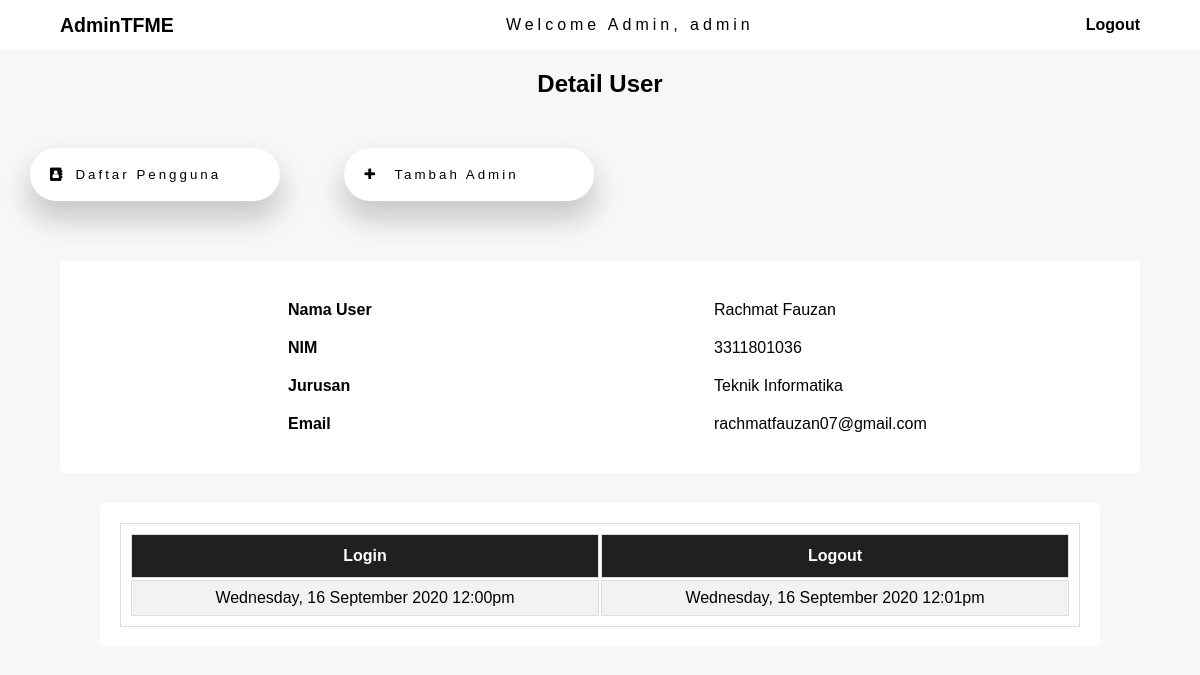
Screenshot of /admin/detail.php?id=30 (signed in) with the database file from the repository.
### tables this page shows
CREATE TABLE `tb_user` (
  `id` int(11) NOT NULL,
  `nama` varchar(50) NOT NULL,
  `psw` varchar(50) NOT NULL,
  `depart` varchar(100) NOT NULL,
  `email` varchar(50) NOT NULL,
  `nim` varchar(10) NOT NULL,
  `lastactivity` datetime NOT NULL DEFAULT current_timestamp(),
  `logout` datetime NOT NULL DEFAULT current_timestamp()
);

### admin/functions.php (called while the page is built, shortened)
<?php
$conn = mysqli_connect("localhost", "root", "", "interactive");
function query($query){
    global $conn;
    $result = mysqli_query($conn, $query);
    $rows = [];
    while ( $row = mysqli_fetch_assoc($result)){
        $rows[] = $row;
    }
    return $rows;
    var_dump($rows);
}
?>

### admin/detail.php (the view, shortened to what this page needs)
<?php
require 'functions.php';
$id = $_GET["id"];
$mhs = query("SELECT* FROM tb_user WHERE id = $id")[0];
?>
<!DOCTYPE html>
<html lang="en">
<head>
    <link rel="stylesheet" href="css/tambah-admin.css">
    <link rel="stylesheet" href="css/detail.css">
    <link rel="stylesheet" href="https://stackpath.bootstrapcdn.com/font-awesome/4.7.0/css/font-awesome.min.css">
</head>
<body>
    <nav>
        <div class="kiri">
            <h2>AdminTFME</h2>
        </div>
        <div class="title">
            <p>Welcome Admin, <?= $_SESSION["adm"]["username"] ?></p>
        </div>
        <div class="kanan">
            <a href="logout.php">Logout</a>
        </div>
    </nav>
    <h2 class="text">Detail User</h2>
    <div class="sidebar">
        <a href="index.php" class="btn active"><button><i class="fa fa-address-book fa-sm" aria-hidden="true"></i>Daftar
                Pengguna</button></a>
        <a href="tambahAdmin.php" class="btn"><button><i class="fa fa-plus" aria-hidden="true"></i> Tambah
                Admin</button></a>
    </div>
    <div class="konten">
        <div class="left">
            <h4>Nama User</h4>
            <h4>NIM</h4>
            <h4>Jurusan</h4>
            <h4>Email</h4>
        </div>
        <div class="right">
            <h4 style="text-transform:capitalize;"><?= $mhs["nama"]; ?></h4>
            <h4><?= $mhs["nim"]; ?></h4>
            <h4><?= $mhs["depart"]; ?></h4>
            <h4><?= $mhs["email"]; ?></h4>
        </div>
    </div>
    <div class="container" style="overflow-x: auto;">
        <table>
            <tr>
                <th>Login</th>
                <th>Logout</th>
            </tr>
            <tr>
                <td>
                    <?php
                        $date = date_create($mhs['lastactivity']);
                    ?>
                    <?= date_format($date, 'l, j F Y g:ia'); ?>
                </td>
                <td style="text-align: center;">
                    <?php
                        $date = date_create($mhs['logout']);
                    ?>
                    <?= date_format($date, 'l, j F Y g:ia'); ?>
                </td>
            </tr>
        </table>
    </div>
</body>
</html>

### admin/css/tambah-admin.css (style rules this page uses)
* { font-family: Helvetica, Arial, sans-serif; }
body { margin: 0; background-color: rgb(247, 247, 247); }
h2 { margin: 15px 0 15px 0; text-align: center; }
nav { display: flex; flex: 1; justify-content: space-between; width: 100%; align-items: center; height: 50px; background-color: white; }
nav div { margin: 60px; }
nav .kiri { font-size: 13px; }
nav .title { font-weight: 400px; letter-spacing: 4px; }
nav .kanan a { font-weight: 700; color: black; text-decoration: none; }
.container { z-index: 6; width: 80%; margin: auto; border-radius: 5px; background-color: #ffffff; padding: 20px; }
.sidebar button { width: 250px; border: none; flex-direction: column; height: auto; color: black; text-decoration: none; margin: 10px; padding: 10px; box-sizing: border-box; border-radius: 30px; cursor: pointer; background-color: white; box-shadow: 0px 17px 28px 2px rgba(0, 0, 0, 0.19); }
.sidebar a button i { padding: 10px; }
.sidebar a button { text-align: left; box-sizing: border-box; display: inline-block; letter-spacing: 3px; font-weight: 530; margin: 30px 30px; text-decoration: none; color: black; }
table { width: 100%; border: 1px solid #ddd; padding: 8px; }
button,input:focus { outline: 0; }
table td, table th { border: 1px solid #ddd; padding: 8px; }
table tr:nth-child(even) { background-color: #f2f2f2; }
table th { padding-top: 12px; padding-bottom: 12px; background-color: #202020; color: white; }
table tr td:nth-child(1) { text-align: center; }

### admin/css/detail.css (style rules this page uses)
.sidebar button { width: 250px; border: none; flex-direction: column; height: auto; color: black; text-decoration: none; margin: 10px; padding: 10px; box-sizing: border-box; border-radius: 30px; cursor: pointer; background-color: white; box-shadow: 0px 17px 28px 2px rgba(0, 0, 0, 0.19); }
.sidebar a button i { padding: 10px; }
.sidebar a button { text-align: left; box-sizing: border-box; display: inline-block; letter-spacing: 3px; font-weight: 530; margin: 30px 30px; text-decoration: none; color: black; }
.text { margin: 20px; text-align: center; }
.konten { width: 90%; border-radius: 10px; margin: 30px auto; border-radius: 5px; background-color: #ffffff; padding: 20px; box-sizing: border-box; display: flex; position: relative; justify-content: space-between; }
div.left { margin-left: 20%; width: 200px; text-align: left; }
div.left h4 { margin: 20px 0; }
div.right { margin-right: 15%; width: 250px; text-align: left; }
div.right h4 { font-weight: 400; margin: 20px 0; }
.container table { overflow-x: auto; }
.container table { width: 100%; }

### rows the page displays
tb_user: nama "Rachmat Fauzan", nim "3311801036", depart "Teknik Informatika", email "rachmatfauzan07@gmail.com", lastactivity "Wednesday, 16 September 2020 12:00pm", logout "Wednesday, 16 September 2020 12:01pm"

### other values shown
$_SESSION["adm"]["username"] "admin"
